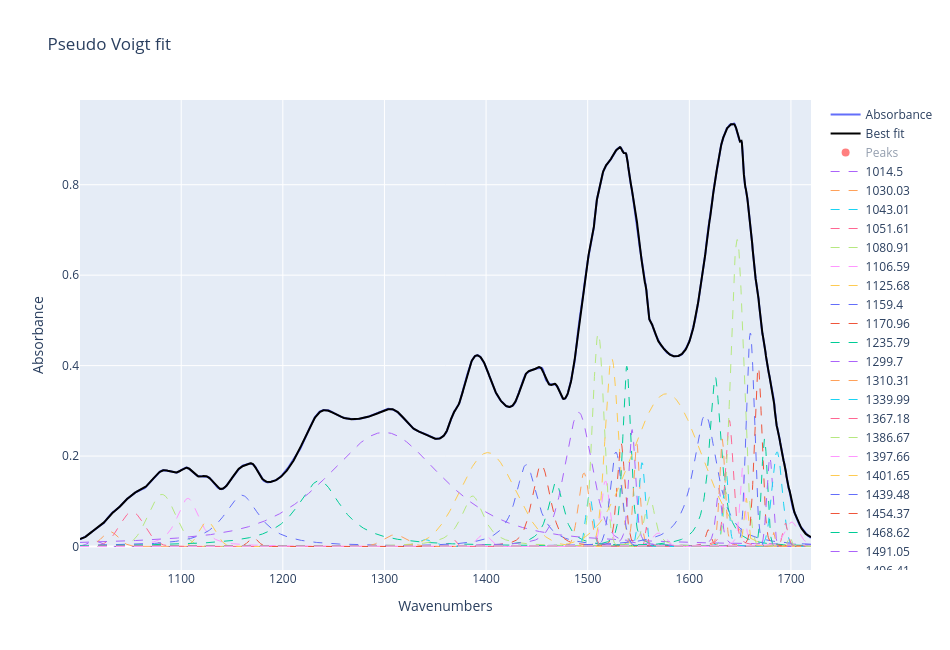

This figure's notebook cell:
### Code cell
fig = pmodel.plot_fit_plotly()
fig.show()
print(pmodel.r2, pmodel.discrepancy)

### Figure 1 — Plotly figure (JSON) as saved in the notebook; plotly's stock layout.template omitted (floating-point values rounded to 4 significant figures; data arrays with more than 128 entries replaced by an {"elided": "..."} marker saying what was removed)
{"data": [{"mode": "lines", "name": "Absorbance", "type": "scatter", "x": {"elided": "1493 float values"}, "y": {"elided": "1493 float values"}}, {"line": {"color": "black"}, "mode": "lines", "name": "Best fit", "type": "scatter", "x": {"elided": "1493 float values"}, "y": {"elided": "1493 float values"}}, {"marker": {"color": "red", "size": 8}, "mode": "markers", "name": "Peaks", "type": "scatter", "visible": "legendonly", "x": [1011.0, 1030.0, 1042.0, 1052.0, 1080.0, 1105.0, 1127.0, 1159.0, 1172.0, 1233.0, 1303.0, 1313.0, 1340.0, 1367.0, 1387.0, 1395.0, 1402.0, 1438.0, 1454.0, 1469.0, 1491.0, 1499.0, 1503.0, 1508.0, 1513.0, 1518.0, 1523.0, 1529.0, 1533.0, 1538.0, 1544.0, 1548.0, 1553.0, 1558.0, 1563.0, 1568.0, 1575.0, 1613.0, 1618.0, 1624.0, 1629.0, 1632.0, 1636.0, 1640.0, 1645.0, 1652.0, 1657.0, 1661.0, 1668.0, 1674.0, 1679.0, 1683.0, 1688.0, 1694.0, 1699.0, 1704.0], "y": [0.03113, 0.07055, 0.09525, 0.1155, 0.1676, 0.1745, 0.1531, 0.1766, 0.1799, 0.2895, 0.3041, 0.2963, 0.2485, 0.2893, 0.4136, 0.4179, 0.3826, 0.3783, 0.3954, 0.3565, 0.492, 0.623, 0.6656, 0.7543, 0.8151, 0.8418, 0.8554, 0.8785, 0.8819, 0.8632, 0.7854, 0.7241, 0.6356, 0.5668, 0.4957, 0.4638, 0.4399, 0.5994, 0.6946, 0.7959, 0.8635, 0.8986, 0.9233, 0.9337, 0.9346, 0.892, 0.7782, 0.6949, 0.5575, 0.4466, 0.378, 0.3333, 0.2493, 0.1765, 0.1197, 0.07464]}, {"line": {"dash": "dash", "width": 1}, "mode": "lines", "name": "1014.5", "type": "scatter", "x": {"elided": "1493 float values"}, "y": {"elided": "1493 float values"}}, {"line": {"dash": "dash", "width": 1}, "mode": "lines", "name": "1030.03", "type": "scatter", "x": {"elided": "1493 float values"}, "y": {"elided": "1493 float values"}}, {"line": {"dash": "dash", "width": 1}, "mode": "lines", "name": "1043.01", "type": "scatter", "x": {"elided": "1493 float values"}, "y": {"elided": "1493 float values"}}, {"line": {"dash": "dash", "width": 1}, "mode": "lines", "name": "1051.61", "type": "scatter", "x": {"elided": "1493 float values"}, "y": {"elided": "1493 float values"}}, {"line": {"dash": "dash", "width": 1}, "mode": "lines", "name": "1080.91", "type": "scatter", "x": {"elided": "1493 float values"}, "y": {"elided": "1493 float values"}}, {"line": {"dash": "dash", "width": 1}, "mode": "lines", "name": "1106.59", "type": "scatter", "x": {"elided": "1493 float values"}, "y": {"elided": "1493 float values"}}, {"line": {"dash": "dash", "width": 1}, "mode": "lines", "name": "1125.68", "type": "scatter", "x": {"elided": "1493 float values"}, "y": {"elided": "1493 float values"}}, {"line": {"dash": "dash", "width": 1}, "mode": "lines", "name": "1159.4", "type": "scatter", "x": {"elided": "1493 float values"}, "y": {"elided": "1493 float values"}}, {"line": {"dash": "dash", "width": 1}, "mode": "lines", "name": "1170.96", "type": "scatter", "x": {"elided": "1493 float values"}, "y": {"elided": "1493 float values"}}, {"line": {"dash": "dash", "width": 1}, "mode": "lines", "name": "1235.79", "type": "scatter", "x": {"elided": "1493 float values"}, "y": {"elided": "1493 float values"}}, {"line": {"dash": "dash", "width": 1}, "mode": "lines", "name": "1299.7", "type": "scatter", "x": {"elided": "1493 float values"}, "y": {"elided": "1493 float values"}}, {"line": {"dash": "dash", "width": 1}, "mode": "lines", "name": "1310.31", "type": "scatter", "x": {"elided": "1493 float values"}, "y": {"elided": "1493 float values"}}, {"line": {"dash": "dash", "width": 1}, "mode": "lines", "name": "1339.99", "type": "scatter", "x": {"elided": "1493 float values"}, "y": {"elided": "1493 float values"}}, {"line": {"dash": "dash", "width": 1}, "mode": "lines", "name": "1367.18", "type": "scatter", "x": {"elided": "1493 float values"}, "y": {"elided": "1493 float values"}}, {"line": {"dash": "dash", "width": 1}, "mode": "lines", "name": "1386.67", "type": "scatter", "x": {"elided": "1493 float values"}, "y": {"elided": "1493 float values"}}, {"line": {"dash": "dash", "width": 1}, "mode": "lines", "name": "1397.66", "type": "scatter", "x": {"elided": "1493 float values"}, "y": {"elided": "1493 float values"}}, {"line": {"dash": "dash", "width": 1}, "mode": "lines", "name": "1401.65", "type": "scatter", "x": {"elided": "1493 float values"}, "y": {"elided": "1493 float values"}}, {"line": {"dash": "dash", "width": 1}, "mode": "lines", "name": "1439.48", "type": "scatter", "x": {"elided": "1493 float values"}, "y": {"elided": "1493 float values"}}, {"line": {"dash": "dash", "width": 1}, "mode": "lines", "name": "1454.37", "type": "scatter", "x": {"elided": "1493 float values"}, "y": {"elided": "1493 float values"}}, {"line": {"dash": "dash", "width": 1}, "mode": "lines", "name": "1468.62", "type": "scatter", "x": {"elided": "1493 float values"}, "y": {"elided": "1493 float values"}}, {"line": {"dash": "dash", "width": 1}, "mode": "lines", "name": "1491.05", "type": "scatter", "x": {"elided": "1493 float values"}, "y": {"elided": "1493 float values"}}, {"line": {"dash": "dash", "width": 1}, "mode": "lines", "name": "1496.41", "type": "scatter", "x": {"elided": "1493 float values"}, "y": {"elided": "1493 float values"}}, {"line": {"dash": "dash", "width": 1}, "mode": "lines", "name": "1501.7", "type": "scatter", "x": {"elided": "1493 float values"}, "y": {"elided": "1493 float values"}}, {"line": {"dash": "dash", "width": 1}, "mode": "lines", "name": "1507.96", "type": "scatter", "x": {"elided": "1493 float values"}, "y": {"elided": "1493 float values"}}, {"line": {"dash": "dash", "width": 1}, "mode": "lines", "name": "1510.39", "type": "scatter", "x": {"elided": "1493 float values"}, "y": {"elided": "1493 float values"}}, {"line": {"dash": "dash", "width": 1}, "mode": "lines", "name": "1517.52", "type": "scatter", "x": {"elided": "1493 float values"}, "y": {"elided": "1493 float values"}}, {"line": {"dash": "dash", "width": 1}, "mode": "lines", "name": "1523.63", "type": "scatter", "x": {"elided": "1493 float values"}, "y": {"elided": "1493 float values"}}, {"line": {"dash": "dash", "width": 1}, "mode": "lines", "name": "1527.78", "type": "scatter", "x": {"elided": "1493 float values"}, "y": {"elided": "1493 float values"}}, {"line": {"dash": "dash", "width": 1}, "mode": "lines", "name": "1532.83", "type": "scatter", "x": {"elided": "1493 float values"}, "y": {"elided": "1493 float values"}}, {"line": {"dash": "dash", "width": 1}, "mode": "lines", "name": "1538.46", "type": "scatter", "x": {"elided": "1493 float values"}, "y": {"elided": "1493 float values"}}, {"line": {"dash": "dash", "width": 1}, "mode": "lines", "name": "1543.7", "type": "scatter", "x": {"elided": "1493 float values"}, "y": {"elided": "1493 float values"}}, {"line": {"dash": "dash", "width": 1}, "mode": "lines", "name": "1548.23", "type": "scatter", "x": {"elided": "1493 float values"}, "y": {"elided": "1493 float values"}}, {"line": {"dash": "dash", "width": 1}, "mode": "lines", "name": "1553.52", "type": "scatter", "x": {"elided": "1493 float values"}, "y": {"elided": "1493 float values"}}, {"line": {"dash": "dash", "width": 1}, "mode": "lines", "name": "1557.6", "type": "scatter", "x": {"elided": "1493 float values"}, "y": {"elided": "1493 float values"}}, {"line": {"dash": "dash", "width": 1}, "mode": "lines", "name": "1561.2", "type": "scatter", "x": {"elided": "1493 float values"}, "y": {"elided": "1493 float values"}}, {"line": {"dash": "dash", "width": 1}, "mode": "lines", "name": "1569.75", "type": "scatter", "x": {"elided": "1493 float values"}, "y": {"elided": "1493 float values"}}, {"line": {"dash": "dash", "width": 1}, "mode": "lines", "name": "1577.62", "type": "scatter", "x": {"elided": "1493 float values"}, "y": {"elided": "1493 float values"}}, {"line": {"dash": "dash", "width": 1}, "mode": "lines", "name": "1615.71", "type": "scatter", "x": {"elided": "1493 float values"}, "y": {"elided": "1493 float values"}}, {"line": {"dash": "dash", "width": 1}, "mode": "lines", "name": "1618.5", "type": "scatter", "x": {"elided": "1493 float values"}, "y": {"elided": "1493 float values"}}, {"line": {"dash": "dash", "width": 1}, "mode": "lines", "name": "1625.5", "type": "scatter", "x": {"elided": "1493 float values"}, "y": {"elided": "1493 float values"}}, {"line": {"dash": "dash", "width": 1}, "mode": "lines", "name": "1629.02", "type": "scatter", "x": {"elided": "1493 float values"}, "y": {"elided": "1493 float values"}}, {"line": {"dash": "dash", "width": 1}, "mode": "lines", "name": "1632.38", "type": "scatter", "x": {"elided": "1493 float values"}, "y": {"elided": "1493 float values"}}, {"line": {"dash": "dash", "width": 1}, "mode": "lines", "name": "1635.99", "type": "scatter", "x": {"elided": "1493 float values"}, "y": {"elided": "1493 float values"}}, {"line": {"dash": "dash", "width": 1}, "mode": "lines", "name": "1639.38", "type": "scatter", "x": {"elided": "1493 float values"}, "y": {"elided": "1493 float values"}}, {"line": {"dash": "dash", "width": 1}, "mode": "lines", "name": "1647.1", "type": "scatter", "x": {"elided": "1493 float values"}, "y": {"elided": "1493 float values"}}, {"line": {"dash": "dash", "width": 1}, "mode": "lines", "name": "1652.01", "type": "scatter", "x": {"elided": "1493 float values"}, "y": {"elided": "1493 float values"}}, {"line": {"dash": "dash", "width": 1}, "mode": "lines", "name": "1655.91", "type": "scatter", "x": {"elided": "1493 float values"}, "y": {"elided": "1493 float values"}}, {"line": {"dash": "dash", "width": 1}, "mode": "lines", "name": "1660.09", "type": "scatter", "x": {"elided": "1493 float values"}, "y": {"elided": "1493 float values"}}, {"line": {"dash": "dash", "width": 1}, "mode": "lines", "name": "1667.85", "type": "scatter", "x": {"elided": "1493 float values"}, "y": {"elided": "1493 float values"}}, {"line": {"dash": "dash", "width": 1}, "mode": "lines", "name": "1673.96", "type": "scatter", "x": {"elided": "1493 float values"}, "y": {"elided": "1493 float values"}}, {"line": {"dash": "dash", "width": 1}, "mode": "lines", "name": "1679.14", "type": "scatter", "x": {"elided": "1493 float values"}, "y": {"elided": "1493 float values"}}, {"line": {"dash": "dash", "width": 1}, "mode": "lines", "name": "1682.97", "type": "scatter", "x": {"elided": "1493 float values"}, "y": {"elided": "1493 float values"}}, {"line": {"dash": "dash", "width": 1}, "mode": "lines", "name": "1686.36", "type": "scatter", "x": {"elided": "1493 float values"}, "y": {"elided": "1493 float values"}}, {"line": {"dash": "dash", "width": 1}, "mode": "lines", "name": "1694.51", "type": "scatter", "x": {"elided": "1493 float values"}, "y": {"elided": "1493 float values"}}, {"line": {"dash": "dash", "width": 1}, "mode": "lines", "name": "1698.77", "type": "scatter", "x": {"elided": "1493 float values"}, "y": {"elided": "1493 float values"}}, {"line": {"dash": "dash", "width": 1}, "mode": "lines", "name": "1700.84", "type": "scatter", "x": {"elided": "1493 float values"}, "y": {"elided": "1493 float values"}}], "layout": {"height": 650, "title": {"text": "Pseudo Voigt fit"}, "width": 950, "xaxis": {"title": {"text": "Wavenumbers"}}, "yaxis": {"title": {"text": "Absorbance"}}}}
